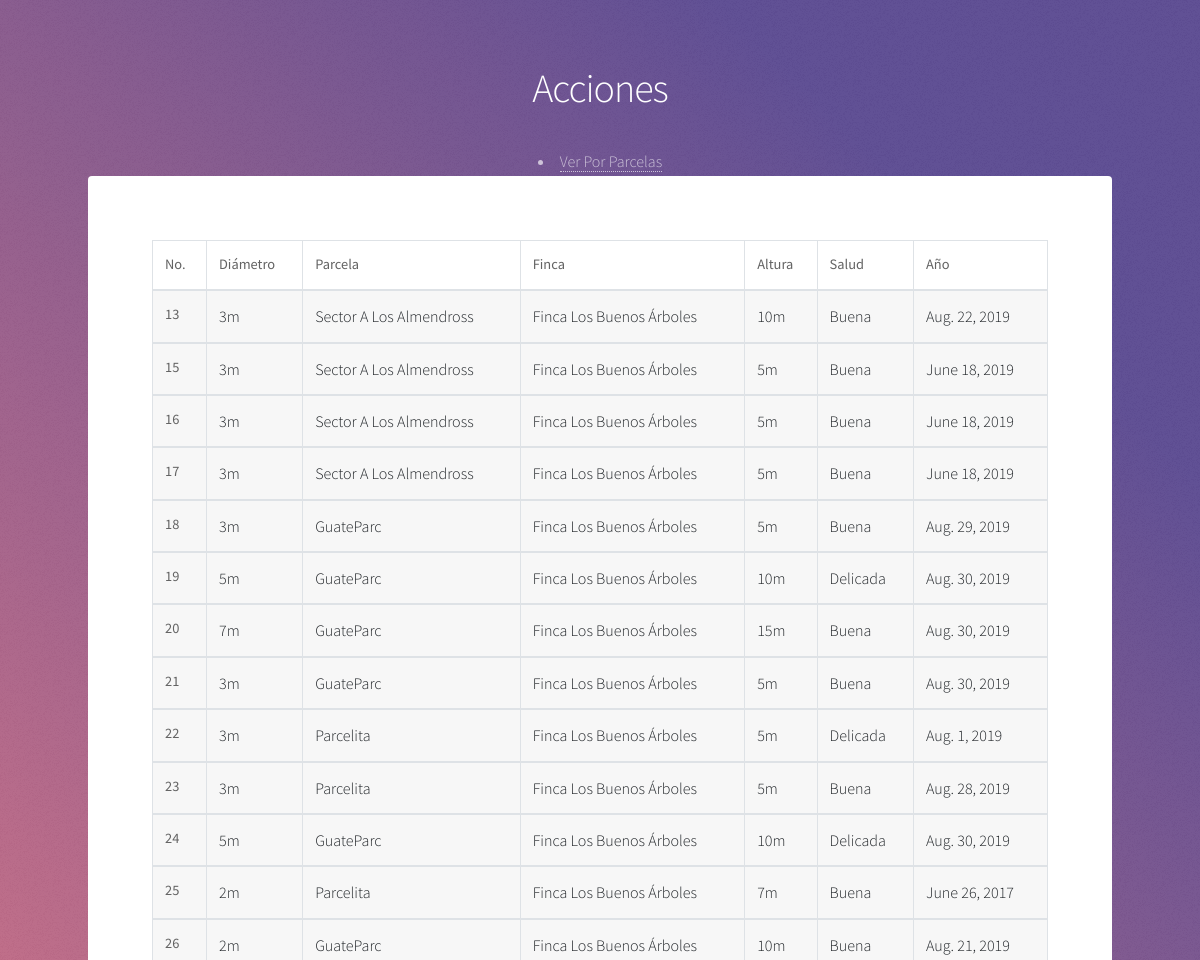
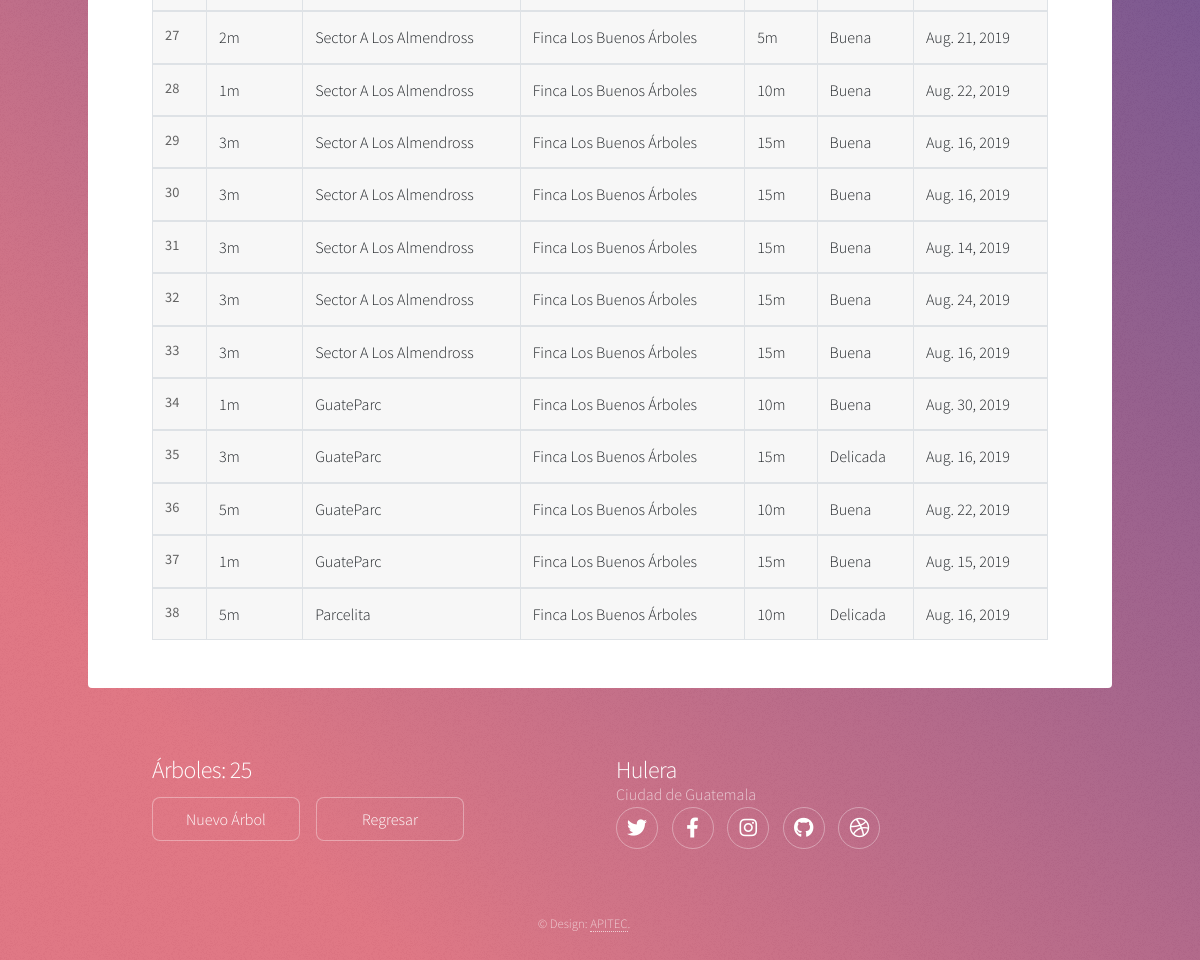
The app's page /estate/actions-tree-user/1/ with its own data (2 pictures, top to bottom).
### estate/models.py (models this page shows, shortened)
class Tree(models.Model):
    plot = models.ForeignKey(Plot, on_delete=models.CASCADE)
    diameter = models.CharField(max_length=100)
    height = models.CharField(max_length=100)
    health = models.CharField(max_length=100)
    year = models.DateField()

class Plot(models.Model):
    land = models.ForeignKey(Land, on_delete=models.CASCADE)
    name = models.CharField(max_length=100)
    latitude = models.CharField(max_length=100)
    length = models.CharField(max_length=100)

class Land(models.Model):
    name = models.CharField(max_length=100)
    country = models.CharField(max_length=100)
    region = models.CharField(max_length=100)

### estate/views.py (the view)
# urls.py: path('actions-tree-user/<int:user_pk>/', views.actions_tree_user, name='actions-tree-user'),
def actions_tree_user(request, user_pk):
    template = 'estate/actions_tree_user.html'
    context = {
        'trees': Tree.objects.all(),
        'user_pk': user_pk,
        'num_trees': Tree.objects.count(),
    }
    return render(request, template, context)

### estate/templates/estate/actions_tree_user.html (shortened to what this page needs)
<!DOCTYPE HTML>
{% load static %}
<html>
	<head>
        <link rel="stylesheet" href="https://stackpath.bootstrapcdn.com/bootstrap/4.3.1/css/bootstrap.min.css">
		<link rel="stylesheet" href="{% static 'assets/css/main.css' %}" />
	</head>
	<body class="is-preload">
			<div id="wrapper">
					<header id="header">
						<h1>Acciones</h1>
						<br><li><a href="{% url 'estate:detail-tree-plot' user_pk %}" style="margin-top: 1em;">Ver Por Parcelas</a></li>
					</header>
					<div id="main">
							<section id="content" class="main">
								<table class="table table-bordered">
									  <thead>
										<tr>
										  <th>No.</th>
										  <th>Diámetro</th>
										  <th>Parcela</th>
										  <th>Finca</th>
										  <th>Altura</th>
										  <th>Salud</th>
										  <th>Año</th>
										</tr>
									  </thead>
									{% for tree in trees %}
									  <tbody>
										<tr>
										  <th>{{ tree.id }}</th>
										  <td>{{ tree.diameter }}</td>
										  <td>{{ tree.plot.name }}</td>
										  <td>{{ tree.plot.land.name }}</td>
										  <td>{{ tree.height }}</td>
										  <td>{{ tree.health }}</td>
										  <td>{{ tree.year }}</td>
									  </tbody>
									{% endfor %}
								</table>
                            </section>
					</div>
					<footer id="footer">
						<section>
							<h2>Árboles: {{ num_trees }}</h2>
							<ul class="actions">
                                <br><li><a href="{% url 'estate:new-tree-user' user_pk %}" class="button" style="margin-top: 1em;">Nuevo Árbol</a></li>
                                <br><li><a href="{% url 'estate:index' user_pk %}" class="button" style="margin-top: 1em;">Regresar</a></li>
                            </ul>
						</section>
						<section>
							<h2>Hulera</h2>
								<dd>Ciudad de Guatemala</dd>
							<ul class="icons">
								<li><a href="#" class="icon brands fa-twitter alt"><span class="label">Twitter</span></a></li>
								<li><a href="#" class="icon brands fa-facebook-f alt"><span class="label">Facebook</span></a></li>
								<li><a href="#" class="icon brands fa-instagram alt"><span class="label">Instagram</span></a></li>
								<li><a href="#" class="icon brands fa-github alt"><span class="label">GitHub</span></a></li>
								<li><a href="#" class="icon brands fa-dribbble alt"><span class="label">Dribbble</span></a></li>
							</ul>
						</section>
						<p class="copyright">&copy; Design: <a href="http://apitec.io/" target="_blank">APITEC</a>.</p>
					</footer>
			</div>
	</body>
</html>

### records on screen
Tree: id "13", diameter "3m", plot.name "Sector A Los Almendross", plot.land.name "Finca Los Buenos Árboles", height "10m", health "Buena", year "Aug. 22, 2019"
Tree: id "15", diameter "3m", plot.name "Sector A Los Almendross", plot.land.name "Finca Los Buenos Árboles", height "5m", health "Buena", year "June 18, 2019"
Tree: id "16", diameter "3m", plot.name "Sector A Los Almendross", plot.land.name "Finca Los Buenos Árboles", height "5m", health "Buena", year "June 18, 2019"
Tree: id "17", diameter "3m", plot.name "Sector A Los Almendross", plot.land.name "Finca Los Buenos Árboles", height "5m", health "Buena", year "June 18, 2019"
Tree: id "18", diameter "3m", plot.name "GuateParc", plot.land.name "Finca Los Buenos Árboles", height "5m", health "Buena", year "Aug. 29, 2019"
Tree: id "19", diameter "5m", plot.name "GuateParc", plot.land.name "Finca Los Buenos Árboles", height "10m", health "Delicada", year "Aug. 30, 2019"
Tree: id "20", diameter "7m", plot.name "GuateParc", plot.land.name "Finca Los Buenos Árboles", height "15m", health "Buena", year "Aug. 30, 2019"
Tree: id "21", diameter "3m", plot.name "GuateParc", plot.land.name "Finca Los Buenos Árboles", height "5m", health "Buena", year "Aug. 30, 2019"
Tree: id "22", diameter "3m", plot.name "Parcelita", plot.land.name "Finca Los Buenos Árboles", height "5m", health "Delicada", year "Aug. 1, 2019"
Tree: id "23", diameter "3m", plot.name "Parcelita", plot.land.name "Finca Los Buenos Árboles", height "5m", health "Buena", year "Aug. 28, 2019"
Tree: id "24", diameter "5m", plot.name "GuateParc", plot.land.name "Finca Los Buenos Árboles", height "10m", health "Delicada", year "Aug. 30, 2019"
Tree: id "25", diameter "2m", plot.name "Parcelita", plot.land.name "Finca Los Buenos Árboles", height "7m", health "Buena", year "June 26, 2017"
Tree: id "26", diameter "2m", plot.name "GuateParc", plot.land.name "Finca Los Buenos Árboles", height "10m", health "Buena", year "Aug. 21, 2019"
Tree: id "27", diameter "2m", plot.name "Sector A Los Almendross", plot.land.name "Finca Los Buenos Árboles", height "5m", health "Buena", year "Aug. 21, 2019"
Tree: id "28", diameter "1m", plot.name "Sector A Los Almendross", plot.land.name "Finca Los Buenos Árboles", height "10m", health "Buena", year "Aug. 22, 2019"
Tree: id "29", diameter "3m", plot.name "Sector A Los Almendross", plot.land.name "Finca Los Buenos Árboles", height "15m", health "Buena", year "Aug. 16, 2019"
Tree: id "30", diameter "3m", plot.name "Sector A Los Almendross", plot.land.name "Finca Los Buenos Árboles", height "15m", health "Buena", year "Aug. 16, 2019"
Tree: id "31", diameter "3m", plot.name "Sector A Los Almendross", plot.land.name "Finca Los Buenos Árboles", height "15m", health "Buena", year "Aug. 14, 2019"
Tree: id "32", diameter "3m", plot.name "Sector A Los Almendross", plot.land.name "Finca Los Buenos Árboles", height "15m", health "Buena", year "Aug. 24, 2019"
Tree: id "33", diameter "3m", plot.name "Sector A Los Almendross", plot.land.name "Finca Los Buenos Árboles", height "15m", health "Buena", year "Aug. 16, 2019"
Tree: id "34", diameter "1m", plot.name "GuateParc", plot.land.name "Finca Los Buenos Árboles", height "10m", health "Buena", year "Aug. 30, 2019"
Tree: id "35", diameter "3m", plot.name "GuateParc", plot.land.name "Finca Los Buenos Árboles", height "15m", health "Delicada", year "Aug. 16, 2019"
Tree: id "36", diameter "5m", plot.name "GuateParc", plot.land.name "Finca Los Buenos Árboles", height "10m", health "Buena", year "Aug. 22, 2019"
Tree: id "37", diameter "1m", plot.name "GuateParc", plot.land.name "Finca Los Buenos Árboles", height "15m", health "Buena", year "Aug. 15, 2019"
Tree: id "38", diameter "5m", plot.name "Parcelita", plot.land.name "Finca Los Buenos Árboles", height "10m", health "Delicada", year "Aug. 16, 2019"

### other values on screen
{{ num_trees }} "25"
